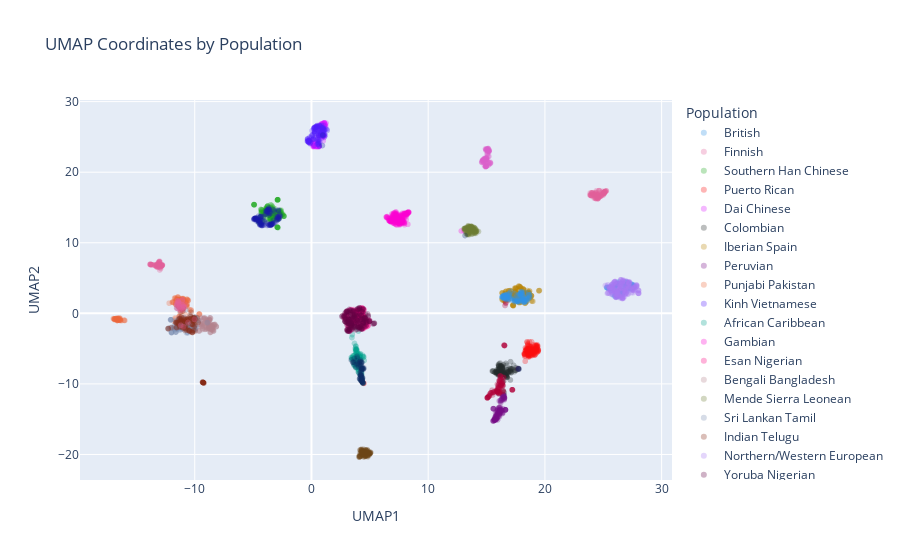

The notebook cell this image was saved under:
### Code cell
# make a plot of the umap coordinates
def plotly_umap():
    import pandas as pd
    import matplotlib.pyplot as plt

    fn = './umap_complete_data.csv'
    df = pd.read_csv(fn, sep=',')
    print(df.head())
    print(df.columns)
    import plotly.express as px

    fig = px.scatter(
        df,
        x="UMAP1",
        y="UMAP2",
        color="Population",
        color_discrete_map={row['Population']: row['Color'] for _, row in df.drop_duplicates('Population').iterrows()},
        hover_data=["Population", "SP"],
        title="UMAP Coordinates by Population",
        opacity=0.3,
    )
    fig.update_traces(marker=dict(size=6, line=dict(width=0)))
    fig.update_layout(legend_title_text='Population')
    fig.show()

plotly_umap()
